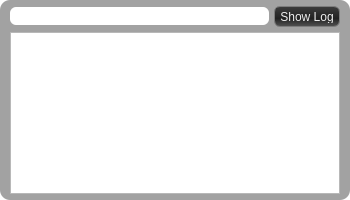
<?xml version="1.0" encoding="UTF-8"?>
<ui version="4.0">
 <class>ChatWidget</class>
 <widget class="QWidget" name="ChatWidget">
  <property name="geometry">
   <rect>
    <x>0</x>
    <y>0</y>
    <width>350</width>
    <height>200</height>
   </rect>
  </property>
  <property name="maximumSize">
   <size>
    <width>350</width>
    <height>200</height>
   </size>
  </property>
  <property name="windowTitle">
   <string notr="true">ChatWidget</string>
  </property>
  <property name="layoutDirection">
   <enum>Qt::LeftToRight</enum>
  </property>
  <property name="styleSheet">
   <string notr="true">QWidget#ChatWidget { background-color:  transparent; }
QFrame#ChatFrame { background-color: rgba(136, 136, 136, 200); border-radius: 10px;}
QPushButton#buttonToggleLog { background-color: qlineargradient(spread:pad, x1:0, y1:0, x2:0, y2:1, stop:0 rgba(61, 61, 61, 255), stop:0.602273 rgba(34, 34, 34, 255), stop:1 rgba(82, 82, 82, 255));border: 1px solid rgb(125, 125, 125);color: rgb(239, 239, 239);border-radius:6px;padding-left: 5px;padding-right: 5px;padding-top: 3px;padding-bottom: 3px; }
QPushButton#buttonToggleLog::hover { background-color: qlineargradient(spread:pad, x1:0, y1:0.205, x2:0, y2:0.739, stop:0 rgba(61, 61, 61, 255), stop:0.602273 rgba(34, 34, 34, 255), stop:1 rgba(82, 82, 82, 255)); }
QPushButton#buttonToggleLog::pressed { color: rgb(255, 255, 255); }
QLineEdit#lineEdit { border-radius: 6px; padding-left: 5px; }</string>
  </property>
  <layout class="QVBoxLayout" name="verticalLayout">
   <property name="spacing">
    <number>0</number>
   </property>
   <property name="margin">
    <number>0</number>
   </property>
   <item>
    <widget class="QFrame" name="ChatFrame">
     <property name="frameShape">
      <enum>QFrame::NoFrame</enum>
     </property>
     <property name="frameShadow">
      <enum>QFrame::Raised</enum>
     </property>
     <layout class="QVBoxLayout" name="verticalLayout_2">
      <property name="spacing">
       <number>5</number>
      </property>
      <property name="leftMargin">
       <number>10</number>
      </property>
      <property name="topMargin">
       <number>6</number>
      </property>
      <property name="rightMargin">
       <number>10</number>
      </property>
      <property name="bottomMargin">
       <number>6</number>
      </property>
      <item>
       <layout class="QHBoxLayout" name="horizontalLayout">
        <property name="topMargin">
         <number>0</number>
        </property>
        <item>
         <widget class="QLineEdit" name="lineEdit">
          <property name="minimumSize">
           <size>
            <width>0</width>
            <height>18</height>
           </size>
          </property>
          <property name="text">
           <string/>
          </property>
         </widget>
        </item>
        <item>
         <widget class="QPushButton" name="buttonToggleLog">
          <property name="minimumSize">
           <size>
            <width>0</width>
            <height>21</height>
           </size>
          </property>
          <property name="text">
           <string>Show Log</string>
          </property>
          <property name="flat">
           <bool>true</bool>
          </property>
         </widget>
        </item>
       </layout>
      </item>
      <item>
       <widget class="QTextBrowser" name="chatLog">
        <property name="minimumSize">
         <size>
          <width>1</width>
          <height>1</height>
         </size>
        </property>
        <property name="styleSheet">
         <string notr="true"/>
        </property>
        <property name="html">
         <string>&lt;!DOCTYPE HTML PUBLIC &quot;-//W3C//DTD HTML 4.0//EN&quot; &quot;http://www.w3.org/TR/REC-html40/strict.dtd&quot;&gt;
&lt;html&gt;&lt;head&gt;&lt;meta name=&quot;qrichtext&quot; content=&quot;1&quot; /&gt;&lt;style type=&quot;text/css&quot;&gt;
p, li { white-space: pre-wrap; }
&lt;/style&gt;&lt;/head&gt;&lt;body style=&quot; font-family:'MS Shell Dlg 2'; font-size:8.25pt; font-weight:400; font-style:normal;&quot;&gt;
&lt;p style=&quot;-qt-paragraph-type:empty; margin-top:0px; margin-bottom:0px; margin-left:0px; margin-right:0px; -qt-block-indent:0; text-indent:0px; font-size:8pt;&quot;&gt;&lt;/p&gt;&lt;/body&gt;&lt;/html&gt;</string>
        </property>
        <property name="openExternalLinks">
         <bool>true</bool>
        </property>
       </widget>
      </item>
     </layout>
    </widget>
   </item>
  </layout>
 </widget>
 <resources/>
 <connections/>
</ui>
